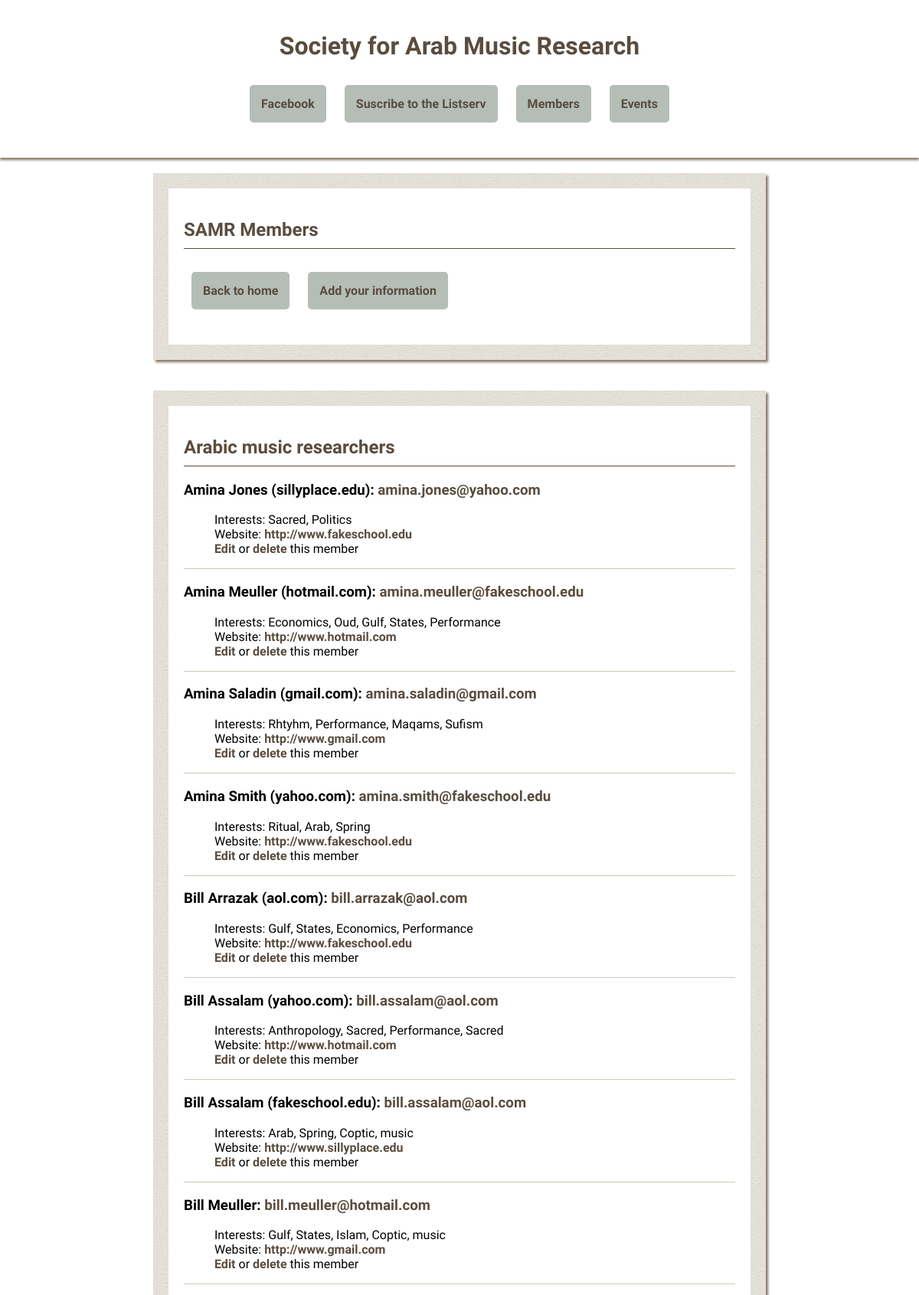
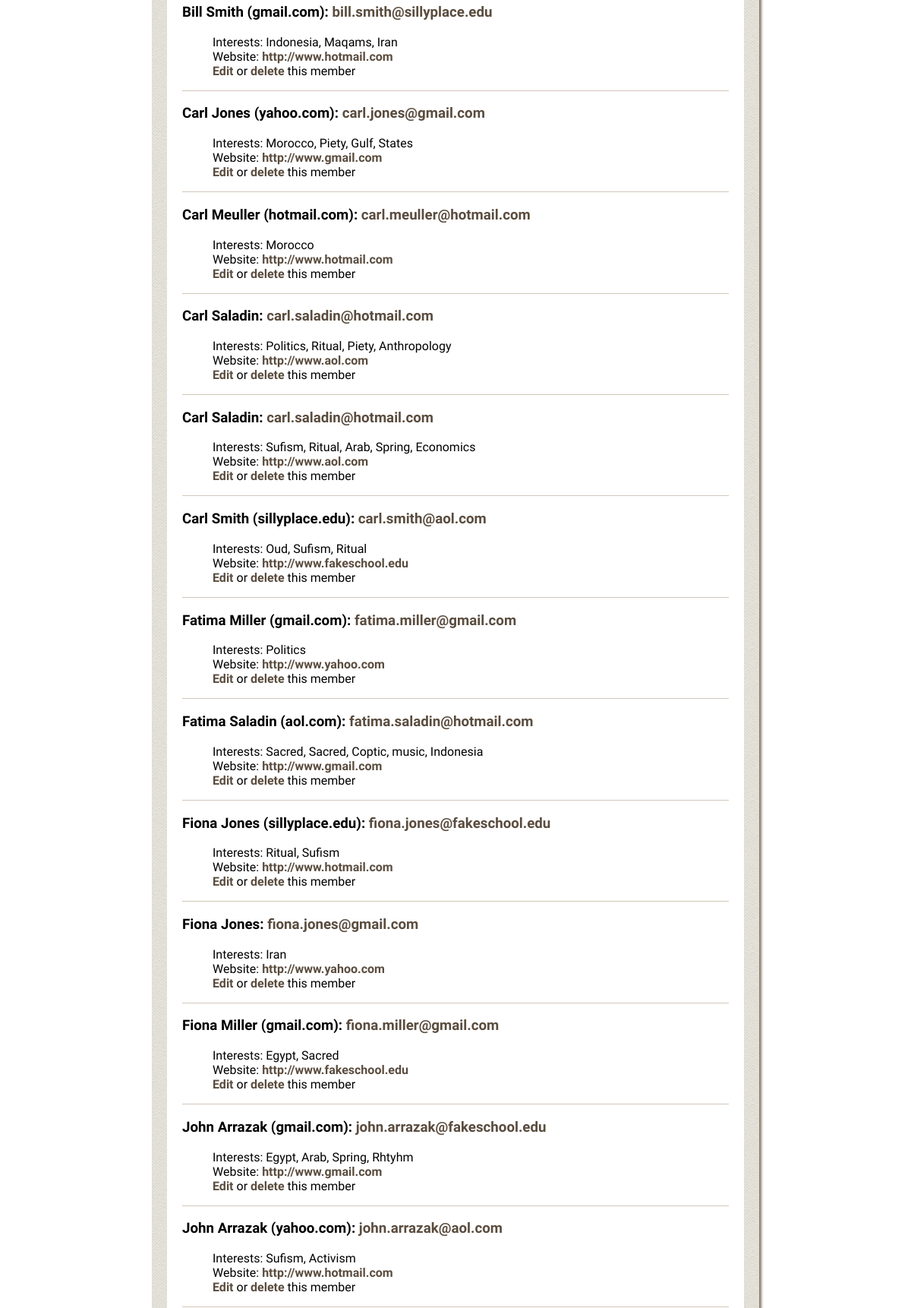
The page /bios/ (upper part) on the database its author committed (2 pictures, top to bottom).
### samr_db_setup.py (models this page shows)
class Bio(Base):
	__tablename__ = 'bio'
	name = Column(String(80), nullable = False)
	affiliation = Column(String(250), nullable = True)
	interests = Column(String(250), nullable = True)
	email = Column(String(250), nullable = True)
	website = Column(String(250), nullable = True)
	id = Column(Integer, primary_key = True)

### samr.py (the view)
@app.route('/bios/')
def bios():
	bios = session.query(Bio).order_by(Bio.name).all()
	return render_template('bios.html', bios = bios)

### templates/bios.html (shortened to what this page needs)
<html>
<head>
	<link rel=stylesheet type=text/css href="{{ url_for('static', filename = 'styles.css') }}">
</head>
<body>
<div id = "header">
	<a href = "{{ url_for('home') }}"><h1>Society for Arab Music Research</h1></a>
	<p class = "menu">
		<span class="menu-item"><a class='button' href= "https://www.facebook.com/groups/378262162265234" target = "_blank">Facebook</a></span>
		<span class="menu-item"><a class='button' href="http://www.mailman.srv.ualberta.ca/mailman/listinfo/samr-list" target="_blank">Suscribe to the Listserv</a></span>
		<span class="menu-item"><a class='button' href="{{ url_for( 'bios' ) }}">Members</a></span>
		<span class="menu-item"><a class='button' href="{{ url_for( 'events' ) }}">Events</a></span>
	</p>
</div>
<div id = "wrapper">
	<div class='outer full'>
		<div class = 'inner'>
			<h2>SAMR Members</h2>
			<p><a class = 'button' href= "{{ url_for('home') }}">Back to home</a>
			<a class = 'button' href="{{ url_for('addBio') }}">Add your information</a></p>
		</div>
	</div>
	<div class='outer full'>
		<div class = 'inner'>
			<h2>Arabic music researchers</h2>
			{% for b in bios %}
			<div class = 'bio-list'>
				<h3>{{ b.name }}{% if b.affiliation != None %} ({{ b.affiliation }}){% endif %}: <a href='mailto:{{ b.email }}'>{{ b.email }}</a></h3>
			<ul style='list-style: none'>
				<li>Interests: {{ b.interests }}</li>
				<li>Website: <a href="{{ b.website }}" target="_blank">{{ b.website }}</a></li>
				<li><a href="{{ url_for('editBio', bio_id=b.id) }}">Edit</a> or
						<a href="{{ url_for('deleteBio', bio_id=b.id) }}">delete</a> this member</a></li>
			</ul>
			</div>
			{% endfor %}
		</div>
	</div>
</div>
</body>

### static/styles.css (style rules this page uses)
@media screen and (min-width: 801px) { #wrapper { width: 800px; } }
@media screen and (min-width: 801px) { .outer { width: calc((100% - 100px) / 2); margin-top: 20px; margin-bottom: 20px; } }
@media screen and (min-width: 801px) { .full { width: calc(100% - 40px); } }
body { font-family: 'Old Standard TT', serif; margin: 0px 0px; background-image: url('/static/bg.jpg'); background-size: cover; background-attachment: fixed; }
h1 { font-family: 'Dancing Script', cursive; font-weight: 700; color: #5a4c3e; }
h2 { color: #5a4c3e; font-family: 'Dancing Script', cursive; font-weight: 700; display: block; padding-bottom: 10px; border-bottom: 1px solid #5a4c3e; }
a { text-decoration: none; font-weight: 700; color: #5a4c3e; }
#header { text-align: center; padding-top: 20px; padding-bottom: 20px; background: white; margin: 0; box-shadow: 0px 3px 3px #897968; }
.menu-item { list-style: none; display: inline-block; border-radius: 5px; }
.button { display: inline-block; padding: 15px; background-color: #b4beb7; border-radius: 5px; margin: 10px; }
#wrapper { margin: auto; }
.outer { display: inline-block; padding: 20px; background-image: url('/static/paper.png'); box-shadow: 3px 3px 3px #897968; }
.inner { background-color: white; margin: 0px; padding: 20px; }
.bio-list { display: block; border-bottom: 1px solid #d2c6ba; }

### rows shown on the page
Bio: name "Amina Jones", affiliation "sillyplace.edu", email "amina.jones@yahoo.com", interests "Sacred, Politics", website "http://www.fakeschool.edu"
Bio: name "Amina Meuller", affiliation "hotmail.com", email "amina.meuller@fakeschool.edu", interests "Economics, Oud, Gulf, States, Performance", website "http://www.hotmail.com"
Bio: name "Amina Saladin", affiliation "gmail.com", email "amina.saladin@gmail.com", interests "Rhtyhm, Performance, Maqams, Sufism", website "http://www.gmail.com"
Bio: name "Amina Smith", affiliation "yahoo.com", email "amina.smith@fakeschool.edu", interests "Ritual, Arab, Spring", website "http://www.fakeschool.edu"
Bio: name "Bill Arrazak", affiliation "aol.com", email "bill.arrazak@aol.com", interests "Gulf, States, Economics, Performance", website "http://www.fakeschool.edu"
Bio: name "Bill Assalam", affiliation "yahoo.com", email "bill.assalam@aol.com", interests "Anthropology, Sacred, Performance, Sacred", website "http://www.hotmail.com"
Bio: name "Bill Assalam", affiliation "fakeschool.edu", email "bill.assalam@aol.com", interests "Arab, Spring, Coptic, music", website "http://www.sillyplace.edu"
Bio: name "Bill Meuller", email "bill.meuller@hotmail.com", interests "Gulf, States, Islam, Coptic, music", website "http://www.gmail.com"
Bio: name "Bill Smith", affiliation "gmail.com", email "bill.smith@sillyplace.edu", interests "Indonesia, Maqams, Iran", website "http://www.hotmail.com"
Bio: name "Carl Jones", affiliation "yahoo.com", email "carl.jones@gmail.com", interests "Morocco, Piety, Gulf, States", website "http://www.gmail.com"
Bio: name "Carl Meuller", affiliation "hotmail.com", email "carl.meuller@hotmail.com", interests "Morocco", website "http://www.hotmail.com"
Bio: name "Carl Saladin", email "carl.saladin@hotmail.com", interests "Politics, Ritual, Piety, Anthropology", website "http://www.aol.com"
Bio: name "Carl Saladin", email "carl.saladin@hotmail.com", interests "Sufism, Ritual, Arab, Spring, Economics", website "http://www.aol.com"
Bio: name "Carl Smith", affiliation "sillyplace.edu", email "carl.smith@aol.com", interests "Oud, Sufism, Ritual", website "http://www.fakeschool.edu"
Bio: name "Fatima Miller", affiliation "gmail.com", email "fatima.miller@gmail.com", interests "Politics", website "http://www.yahoo.com"
Bio: name "Fatima Saladin", affiliation "aol.com", email "fatima.saladin@hotmail.com", interests "Sacred, Sacred, Coptic, music, Indonesia", website "http://www.gmail.com"
Bio: name "Fiona Jones", affiliation "sillyplace.edu", email "fiona.jones@fakeschool.edu", interests "Ritual, Sufism", website "http://www.hotmail.com"
Bio: name "Fiona Jones", email "fiona.jones@gmail.com", interests "Iran", website "http://www.yahoo.com"
Bio: name "Fiona Miller", affiliation "gmail.com", email "fiona.miller@gmail.com", interests "Egypt, Sacred", website "http://www.fakeschool.edu"
Bio: name "John Arrazak", affiliation "gmail.com", email "john.arrazak@fakeschool.edu", interests "Egypt, Arab, Spring, Rhtyhm", website "http://www.gmail.com"
Bio: name "John Arrazak", affiliation "yahoo.com", email "john.arrazak@aol.com", interests "Sufism, Activism", website "http://www.hotmail.com"
